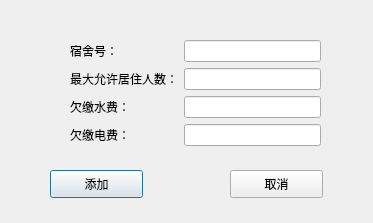
<?xml version="1.0" encoding="UTF-8"?>
<ui version="4.0">
 <class>Dialog_Dorm_Edit</class>
 <widget class="QDialog" name="Dialog_Dorm_Edit">
  <property name="geometry">
   <rect>
    <x>0</x>
    <y>0</y>
    <width>373</width>
    <height>223</height>
   </rect>
  </property>
  <property name="windowTitle">
   <string>Dialog</string>
  </property>
  <widget class="QWidget" name="gridLayoutWidget_2">
   <property name="geometry">
    <rect>
     <x>70</x>
     <y>40</y>
     <width>251</width>
     <height>107</height>
    </rect>
   </property>
   <layout class="QGridLayout" name="gridLayout_2" columnstretch="0,0,0,0">
    <property name="sizeConstraint">
     <enum>QLayout::SetDefaultConstraint</enum>
    </property>
    <item row="1" column="0">
     <widget class="QLabel" name="label_text_maxNumber">
      <property name="text">
       <string>最大允许居住人数：</string>
      </property>
     </widget>
    </item>
    <item row="3" column="0">
     <widget class="QLabel" name="label_text_elec_fee">
      <property name="text">
       <string>欠缴电费：</string>
      </property>
     </widget>
    </item>
    <item row="2" column="1" colspan="3">
     <widget class="QLineEdit" name="lineEdit_water_fee"/>
    </item>
    <item row="3" column="1" colspan="3">
     <widget class="QLineEdit" name="lineEdit_elec_fee"/>
    </item>
    <item row="1" column="1" colspan="3">
     <widget class="QLineEdit" name="lineEdit_max"/>
    </item>
    <item row="2" column="0">
     <widget class="QLabel" name="label_text_water_fee">
      <property name="text">
       <string>欠缴水费：</string>
      </property>
     </widget>
    </item>
    <item row="0" column="0">
     <widget class="QLabel" name="label">
      <property name="text">
       <string>宿舍号：</string>
      </property>
     </widget>
    </item>
    <item row="0" column="1" colspan="3">
     <widget class="QLineEdit" name="lineEdit_dorm"/>
    </item>
   </layout>
  </widget>
  <widget class="QPushButton" name="pushButton_ok">
   <property name="geometry">
    <rect>
     <x>50</x>
     <y>170</y>
     <width>93</width>
     <height>28</height>
    </rect>
   </property>
   <property name="text">
    <string>添加</string>
   </property>
  </widget>
  <widget class="QPushButton" name="pushButton_cancel">
   <property name="geometry">
    <rect>
     <x>230</x>
     <y>170</y>
     <width>93</width>
     <height>28</height>
    </rect>
   </property>
   <property name="text">
    <string>取消</string>
   </property>
  </widget>
 </widget>
 <resources/>
 <connections/>
</ui>
